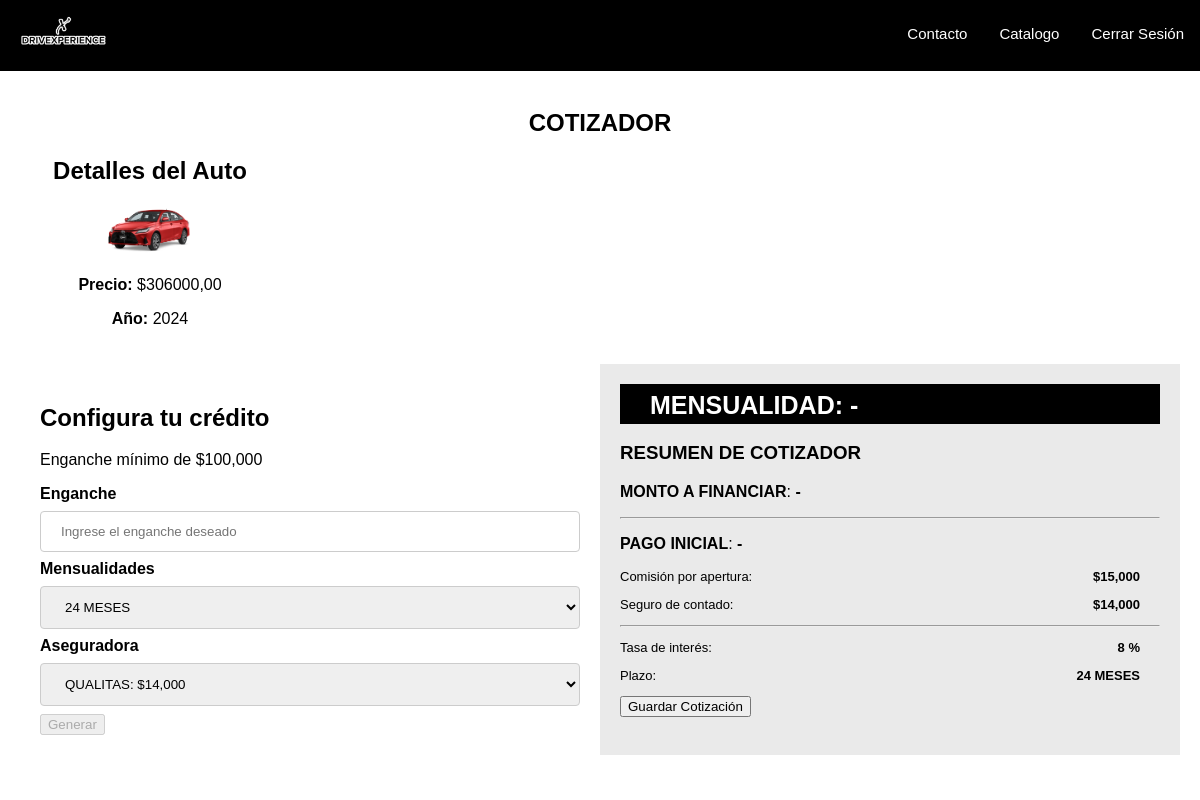
Page /cotizador/3 (signed in) on the committed database.
### tienda/models.py (models this page shows, shortened)
class Vehículo(models.Model):
    marca = models.CharField(max_length=30)
    modelo = models.CharField(max_length=30)
    año = models.CharField(max_length=4)
    especificaciones = models.CharField(max_length=200)
    precioLista = models.DecimalField(max_digits=10, decimal_places=2)
    interesAnual = models.DecimalField(max_digits=10, decimal_places=2, default=0)
    interesMensual = models.DecimalField(max_digits=10, decimal_places=2, default=0)
    fotoLateral = models.ImageField(default='acura.png', upload_to='autosTresCuartos/')

### tienda/views.py (the view)
# urls.py: path('cotizador/<int:vehículoId>', views.CotizadorView, name='cotizador'),
@login_required
def CotizadorView(request, vehículoId):
    vehículo = get_object_or_404(Vehículo, id=vehículoId)
    return render(request, 'cotizador.html', {'vehículo': vehículo})

### tienda/templates/Cotizador.html (shortened to what this page needs)
<!DOCTYPE html>
<html lang="en">
  <head>
    {% load static %}
    <link rel="stylesheet" type="text/css" href="{% static 'css/style.css' %}" />
    <link rel="stylesheet" type="text/css" href="{% static 'css/cotizador.css' %}" />
  </head>
  <body class="body">
    <nav class="topnav">
      <a class="home-nav" href="{% url 'indexCar' %}"><img src="{% static 'image/logo.jpg' %}" alt="logo" /></a>
      {% if request.user.is_authenticated %}
        <a class="bar-nav">Cerrar Sesión</a>
      {% else %}
        <a class="bar-nav" href="{% url 'login' %}">Inicio de sesión</a>
      {% endif %}
      <a class="bar-nav" href="{% url 'catalogo' %}">Catalogo</a>
      <a class="bar-nav" href="#">Contacto</a>
    </nav>
    <br />
    <h2 style="text-align: center">COTIZADOR</h2>
    <div class="car-container">
      <h2>Detalles del Auto</h2>
      <img src="{{ vehículo.fotoLateral.url }}" style="width: 30%" alt="Foto del auto" />
      <p><b>Precio:</b> <span id="precioLista"> ${{ vehículo.precioLista }} </span></p>
      <p><b>Año:</b> <span> {{ vehículo.año }}</span></p>
    </div>
    <div class="container">
      <div class="left-column">
        <h2>Configura tu crédito</h2>
        <p>Enganche mínimo de $100,000</p>
        <div class="Form">
          <form id="formEnganche">
            <label for="enganche">Enganche</label>
            <input
              type="number"
              id="enganche"
              name="enganche"
              placeholder="Ingrese el enganche deseado"
              min="70000"
              required
            />
            <label for="plazoSelect">Mensualidades</label>
            <select id="plazoSelect" name="plazo">
              <option value="24">24 MESES</option>
            </select>
            <label for="aseguradora">Aseguradora</label>
            <select name="aseguradora" id="aseguradora">
              <option value="qualitas">QUALITAS: $14,000</option>
            </select>
            <input type="button" value="Generar" id="submitBtn" disabled />
          </form>
        </div>
      </div>
      <div class="right-column">
        <div class="nav">
          <p class="text-nav-right-column">
            <span>MENSUALIDAD:</span>
            <span id="mensualidad">-</span>
          </p>
        </div>
        <h3><b>RESUMEN DE COTIZADOR</b></h3>
        <p class="text-bold-right-column">
          <span class="label"><b>MONTO A FINANCIAR</b>:</span>
          <span class="result" id="montoFinanciar">-</span>
        </p>
        <hr />
        <p class="text-bold-right-column">
          <span class="label"><b>PAGO INICIAL</b>: </span>
          <span class="result" id="pagoInicial">-</span>
        </p>
        <p class="text-right-column">
          <span class="label">Comisión por apertura:</span>
          <span class="result" id="comisionApertura">$15,000</span>
        </p>
        <p class="text-right-column">
          <span class="label">Seguro de contado: </span>
          <span class="result" id="seguroContado">$14,000</span>
        </p>
        <hr />
        <p class="text-right-column">
          <span class="label">Tasa de interés:</span>
          <span class="result" id="tasaInteres">8 %</span>
        </p>
        <p class="text-right-column">
          <span class="label">Plazo:</span>
          <span class="result" id="plazoLabel">24 MESES</span>
        </p>
        <input type="button" id="guardarCotizacion" value="Guardar Cotización" />
      </div>
    </div>
  </body>
</html>

### Agencia/static/css/style.css (style rules this page uses)
body, html { height: 100%; margin: 0; font-family: Arial, Helvetica, sans-serif; background-color: white; scroll-behavior: smooth; }
.topnav { background-color: black; overflow: hidden; }
.home-nav { flex: auto; float: left; color: white; text-align: center; padding: 14px 16px; text-decoration: none; font-size: 15px; }
.home-nav img { height: 40px; width: auto; }
.bar-nav { float: right; color: white; text-align: center; padding: 15px 16px; text-decoration: none; font-size: 12px; margin-top: 10px; font-size: 15px; }
* { box-sizing: border-box; }
.container { float: left; width: 100%; color: #f1f1f1; padding: 20px; display: flex; justify-content: space-between; }

### Agencia/static/css/cotizador.css (style rules this page uses)
body { font-family: Arial, sans-serif; margin: 0; padding: 0; background-color: white; }
.car-container { text-align: center; width: 300px; }
.container { display: flex; background-color: white; }
.left-column, .right-column { flex: 1; padding: 20px; }
.left-column { color: black; background-color: white; }
.Form { font-weight: bold; }
.right-column { color: black; background-color: #eaeaea; }
.right-column .nav { width: 100%; height: 40px; background-color: black; color: white; }
.text-nav-right-column { font-size: 25px !important; text-align: left; padding-left: 30px; margin-top: 0px; padding-top: 7px; font-weight: bold; }
.label { text-align: left; }
.result { text-align: right; margin-left: auto; padding-right: 20px; font-weight: bold; }
.text-right-column { color: black; display: flex; justify-content: space-between; align-items: center; font-size: 13px; }
.text-right-column .result { text-align: right; margin-left: auto; padding-right: 20px; }
input[type=text], select { width: 100%; padding: 12px 20px; margin: 8px 0; display: block; border: 1px solid #ccc; border-radius: 4px; box-sizing: border-box; }
input[type=number], select { width: 100%; padding: 12px 20px; margin: 8px 0; display: block; border: 1px solid #ccc; border-radius: 4px; box-sizing: border-box; }

### rows in the picture
Vehículo: fotoLateral (picture), precioLista "306000,00", año "2024"
